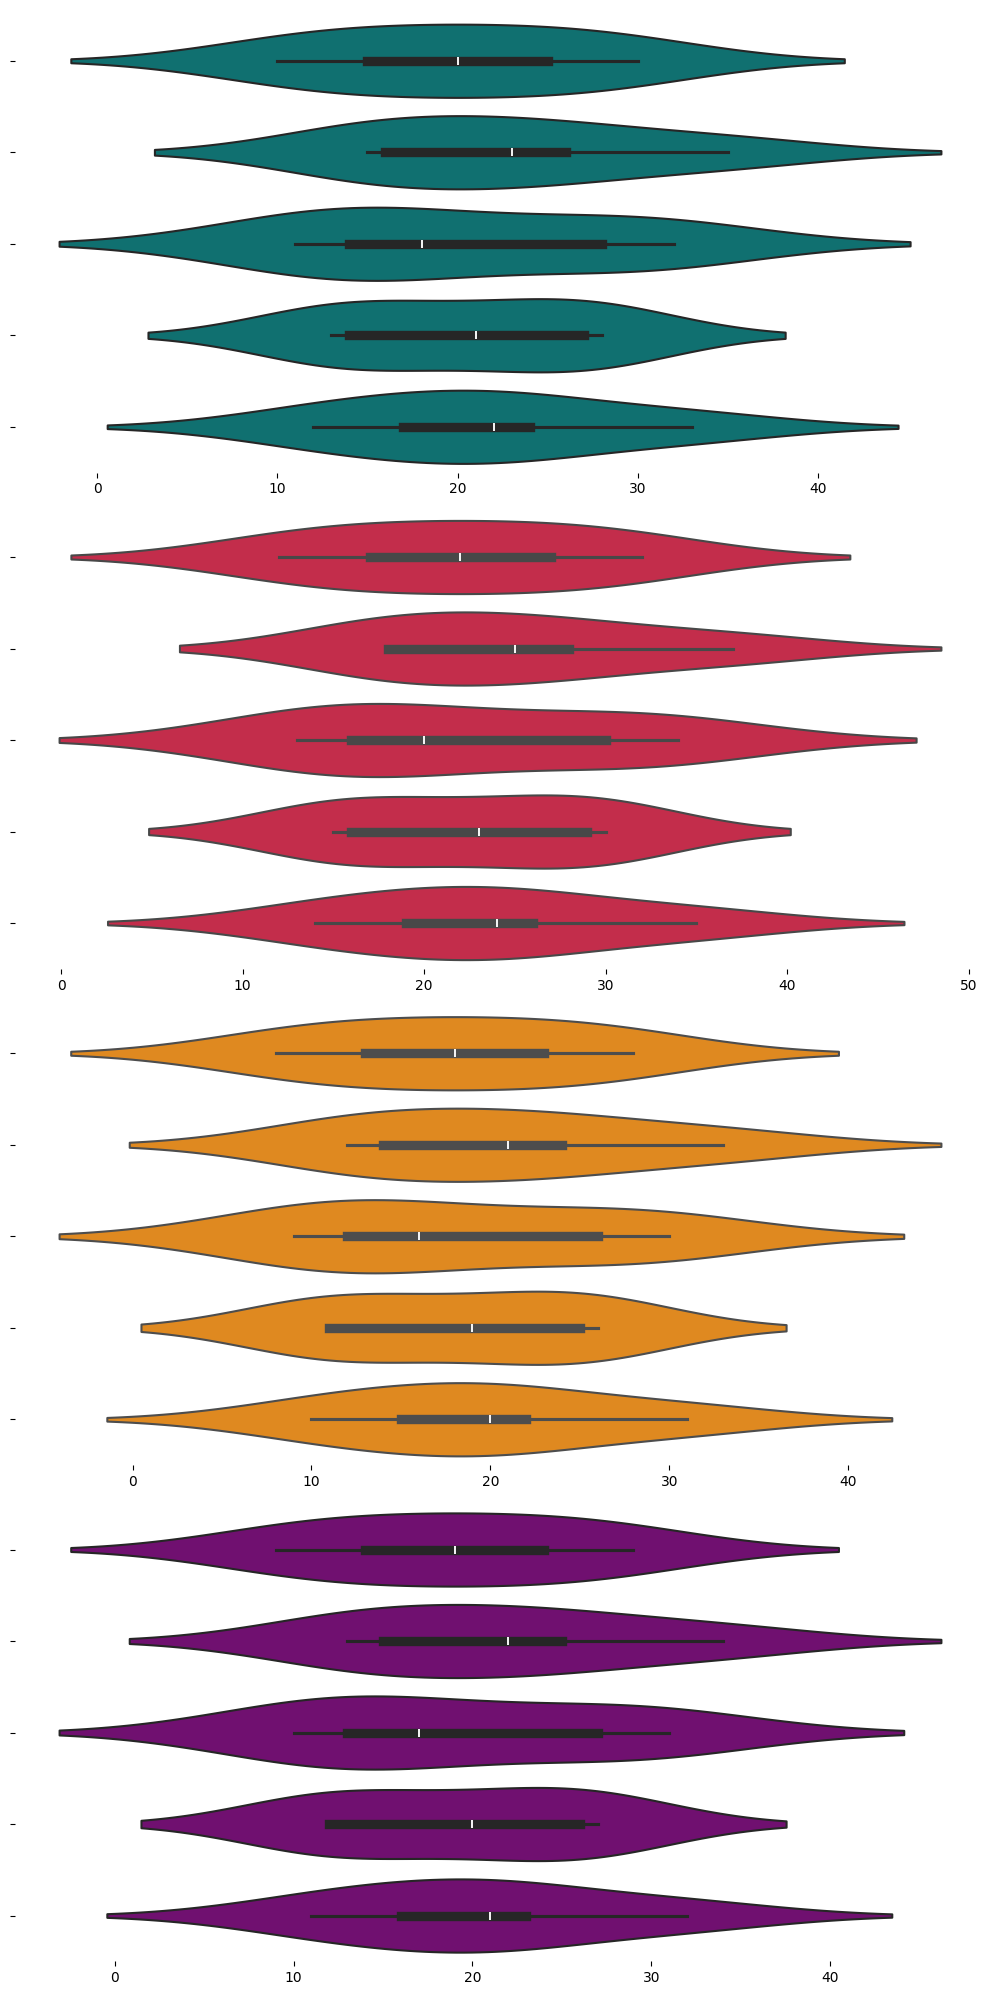

This figure's Python source:
import matplotlib.pyplot as plt
import numpy as np
import seaborn as sns

# Data for densities in different seasons
spring_density = np.array([
    [10, 15, 11, 14, 12], 
    [20, 23, 18, 21, 22], 
    [30, 35, 32, 28, 33],
    [25, 26, 28, 27, 24],
    [15, 16, 14, 13, 17]
])

summer_density = np.array([
    [12, 18, 13, 16, 14], 
    [22, 25, 20, 23, 24], 
    [32, 37, 34, 30, 35],
    [27, 28, 30, 29, 26],
    [17, 18, 16, 15, 19]
])

winter_density = np.array([
    [8, 12, 9, 11, 10], 
    [18, 21, 16, 19, 20], 
    [28, 33, 30, 26, 31],
    [23, 24, 26, 25, 22],
    [13, 14, 12, 11, 15]
])

autumn_density = np.array([
    [9, 13, 10, 12, 11], 
    [19, 22, 17, 20, 21], 
    [29, 34, 31, 27, 32],
    [24, 25, 27, 26, 23],
    [14, 15, 13, 12, 16]
])

# Create subplots
fig, axs = plt.subplots(4, 1, figsize=(10, 20), tight_layout=True)

# Define colors for each seasonal plot
colors = ['darkorange', 'purple', 'teal', 'crimson']

# Helper function to plot
def create_horizontal_density_plot(ax, data, color):
    sns.violinplot(data=data, ax=ax, linewidth=1.5, orient='h', palette=[color]*data.shape[1])
    ax.set_xlabel('')
    ax.set_yticklabels([])
    ax.set_ylabel('')
    ax.set_title('')
    ax.set_frame_on(False)
    ax.grid(False)

# Shuffle the assigned colors and use them for each plot
create_horizontal_density_plot(axs[0], spring_density, colors[2])
create_horizontal_density_plot(axs[1], summer_density, colors[3])
create_horizontal_density_plot(axs[2], winter_density, colors[0])
create_horizontal_density_plot(axs[3], autumn_density, colors[1])

plt.show()
